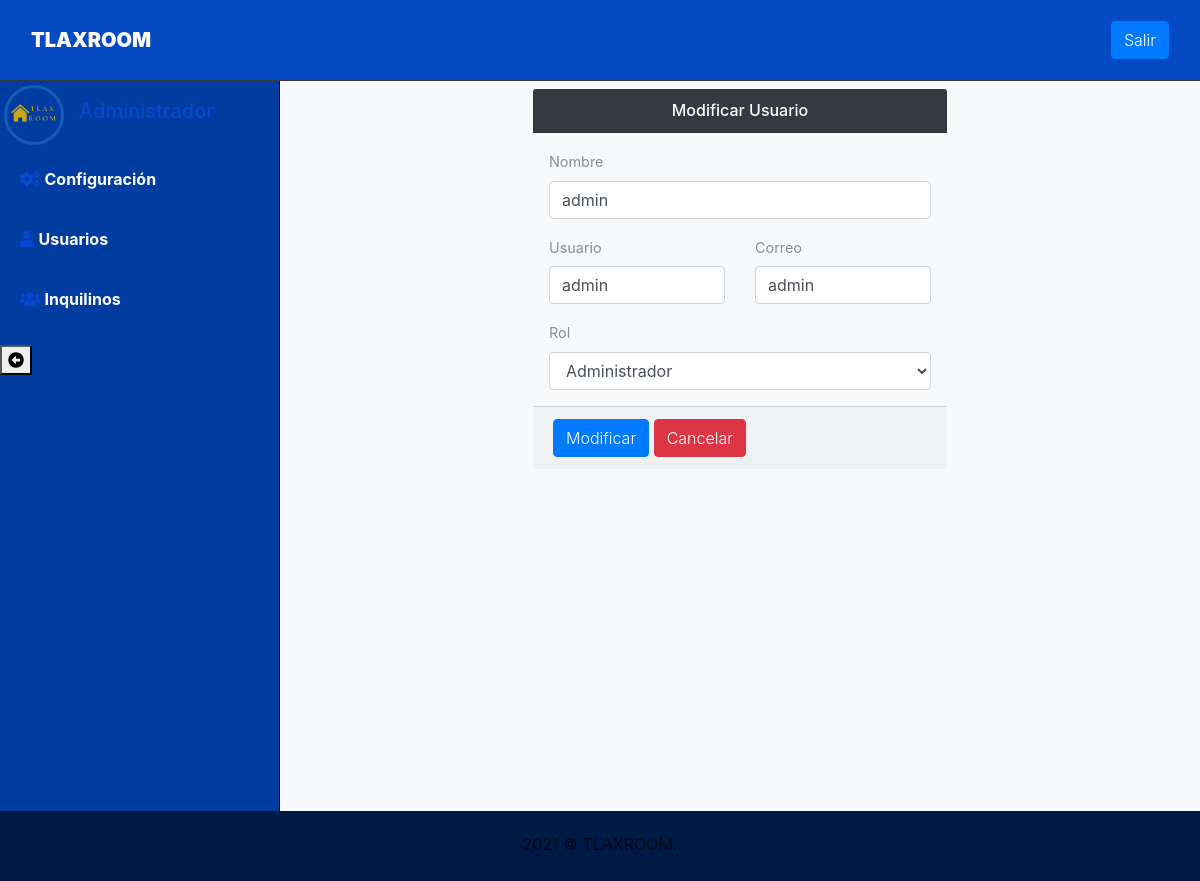
The page /Usuarios/editar?id=1 (signed in) on the database its author committed.
### tables this page shows
CREATE TABLE `usuarios` (
  `id` int(11) NOT NULL,
  `nombre` varchar(100) NOT NULL,
  `usuario` varchar(20) NOT NULL,
  `correo` varchar(100) NOT NULL,
  `clave` varchar(150) NOT NULL,
  `rol` varchar(20) NOT NULL,
  `estado` tinyint(4) NOT NULL DEFAULT 1
);

### Libraries/Core/Views.php (called while the page is built)
<?php
class Views{
    function getView($controller, $view, $data="", $alert="", $config = "", $cliente = "")
    {
        $controller = get_class($controller);
        if ($controller == "Home") {
            $view = "Views/".$view.".php";
        }else{
            $view = "Views/" . $controller . "/" . $view . ".php";
        }
        require_once($view);
    }
}
?>

### index.php (called while the page is built, shortened)
<?php
require_once("Helpers/Helpers.php");
require_once("Libraries/Core/Load.php");
?>

### Helpers/Helpers.php (called while the page is built, shortened)
<?php
function URL_BASE()
{
    return URL;
}
?>

### Libraries/Core/Mysql.php (called while the page is built, shortened)
<?php
class Mysql extends Conexion{
    private $conexion;
    function __construct()
    {
        $this->conexion = new Conexion();
        $this->conexion = $this->conexion->conect();
    }
    public function select(string $query){
        $this->strquery = $query;
        $result = $this->conexion->prepare($this->strquery);
        $result->execute();
        $data = $result->fetch(PDO::FETCH_ASSOC);
        return $data;
    }
}
?>

### Libraries/Core/Conexion.php (called while the page is built)
<?php
class Conexion{
    private $conect;
    public function __construct()
    {
      $conexion = "mysql:host=".HOST.";dbname=".BD.";.CHARSET.";
      try {
          $this->conect = new PDO($conexion, DB_USER, PASS);
          $this->conect->setAttribute(PDO::ATTR_ERRMODE, PDO::ERRMODE_EXCEPTION);
      } catch (PDOException $e) {
          $this->conect = "Error en la conexion";
          echo "Error: " . $e->getMessage();
      }
    }
    public function conect()
    {
        return $this->conect;
    }
}
?>

### Models/UsuariosModel.php (called while the page is built, shortened)
<?php
class UsuariosModel extends Mysql{
    public function editarUsuarios(int $id)
    {
        $this->id = $id;
        $sql = "SELECT * FROM usuarios WHERE id = '{$this->id}'";
        $res = $this->select($sql);
        return $res;
    }
}
?>

### Views/Usuarios/Editar.php (the view, shortened to what this page needs)
<div class="page-content bg-light">
    <section>
        <div class="container-fluid">
            <div class="row mt-2">
                <div class="col-lg-6 m-auto">
                    <form method="post" action="<?php echo URL_BASE(); ?>Usuarios/actualizar" autocomplete="off">
                        <div class="card-header bg-dark">
                            <h6 class="title text-white text-center">Modificar Usuario</46>
                        </div>
                        <div class="modal-body">
                            <div class="form-group">
                                <label for="nombre">Nombre</label>
                                <input id="nombre" class="form-control" type="text" name="nombre" placeholder="Nombre" value="<?php echo $data['nombre']; ?>">
                            </div>
                            <div class="row">
                                <div class="col-lg-6">
                                    <div class="form-group">
                                        <label for="usuario">Usuario</label>
                                        <input id="usuario" class="form-control" type="text" name="usuario" placeholder="Usuario" value="<?php echo $data['usuario']; ?>">
                                    </div>
                                </div>
                                <div class="col-lg-6">
                                    <div class="form-group">
                                        <label for="correo">Correo</label>
                                        <input id="correo" class="form-control" type="text" name="correo" placeholder="Correo" value="<?php echo $data['correo']; ?>">
                                    </div>
                                </div>
                                <div class="col-lg-12">
                                    <label for="rol">Rol</label>
                                    <select id="rol" class="form-control" name="rol">
                                        <option value="Administrador" <?php if ($data['rol'] == "Administrador") {
                                                                            echo "selected";
                                                                        } ?>>Administrador</option>
                                    </select>
                                </div>
                            </div>
                        </div>
                        <div class="card-footer">
                            <button class="btn btn-primary" type="submit">Modificar</button>
                            <button class="btn btn-danger" type="button" data-dismiss="modal">Cancelar</button>
                        </div>
                    </form>
                </div>
            </div>
        </div>
    </section>
</div>

### Assets/css/style.default.css (style rules this page uses)
body { position: relative; }
section { padding: 0 1rem; }
button { cursor: pointer; }
input { outline: none; }
.card-header h1, .card-header h2, .card-header h3, .card-header h4, .card-header h5, .card-header h6 { margin-bottom: 0; }
.page-content { position: relative; background: #22252a; min-height: 100vh; width: calc(100% - 280px); padding: 0; padding-bottom: 70px; }
.form-control { height: calc(2.4rem + 2px); border: 1px solid #444951; background: transparent; border-radius: 0; color: #979a9f; padding: 0.45rem 0.75rem; }
button, input[type='submit'] { cursor: pointer; font-family: inherit; font-weight: 300 !important; }
form label { font-size: .9rem; color: #8a8d93; }
.btn { font-weight: 400; border: 1px solid transparent; padding: 0.45rem 0.75rem; font-size: 1rem; line-height: 1.5; border-radius: 0.25rem; -webkit-transition: color 0.15s ease-in-out, background-color 0.15s ease-in-out, border-color 0.15s ease-in-out, -webkit-box-shadow 0.15s ease-in-out; transition: color 0.15s ease-in-out, background-color 0.15s ease-in-out, border-color 0.15s ease-in-out, -webkit-box-shadow 0.15s ease-in-out; transition: color 0.15s ease-in-out, background-color 0.15s ease-in-out, border-color 0.15s ease-in-out, box-shadow 0.15s ease-in-out; transition: color 0.15s ease-in-out, background-color 0.15s ease-in-out, border-color 0.15s ease-in-out, box-shadow 0.15s ease-in-out, -webkit-box-shadow 0.15s ease-in-out; }
.btn-primary { color: color-yiq(#DB6574); background-color: #DB6574; border-color: #DB6574; }
.btn-danger { color: color-yiq(#bb414d); background-color: #bb414d; border-color: #bb414d; }
body { font-family: "Muli", sans-serif; font-size: 1rem; font-weight: 400; line-height: 1.5; color: #8a8d93; background-color: #fff; }
h1, h2, h3, h4, h5, h6, .h1, .h2, .h3, .h4, .h5, .h6 { margin-bottom: 0.5rem; font-family: inherit; font-weight: 700; line-height: 1.2; color: inherit; }
h6, .h6 { font-size: 1rem; }
.bg-light { background-color: #e9ecef !important; }
.bg-dark { background-color: #212529 !important; }
.card-header { padding: 0.75rem 1.25rem; background-color: rgba(0, 0, 0, 0.03); border-bottom: 1px solid #34373d; }
.card-header:first-child { border-radius: 0 0 0 0; }
.card-footer { padding: 0.75rem 1.25rem; background-color: rgba(0, 0, 0, 0.03); border-top: 1px solid #34373d; }
.card-footer:last-child { border-radius: 0 0 0 0; }

### rows shown on the page
usuarios: nombre "admin", usuario "admin", correo "admin", rol "Administrador"
